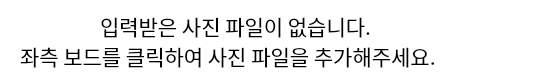
<?xml version="1.0" encoding="UTF-8"?>
<ui version="4.0">
 <class>Dialog</class>
 <widget class="QDialog" name="Dialog">
  <property name="geometry">
   <rect>
    <x>0</x>
    <y>0</y>
    <width>533</width>
    <height>80</height>
   </rect>
  </property>
  <property name="windowTitle">
   <string>파일 없음!</string>
  </property>
  <property name="styleSheet">
   <string notr="true">background-color: rgb(255, 255, 255);</string>
  </property>
  <widget class="QLabel" name="label">
   <property name="geometry">
    <rect>
     <x>100</x>
     <y>10</y>
     <width>321</width>
     <height>31</height>
    </rect>
   </property>
   <property name="font">
    <font>
     <family>MS Gothic</family>
     <pointsize>16</pointsize>
     <underline>false</underline>
    </font>
   </property>
   <property name="text">
    <string>입력받은 사진 파일이 없습니다.</string>
   </property>
  </widget>
  <widget class="QLabel" name="label_2">
   <property name="geometry">
    <rect>
     <x>20</x>
     <y>40</y>
     <width>491</width>
     <height>31</height>
    </rect>
   </property>
   <property name="font">
    <font>
     <family>MS Gothic</family>
     <pointsize>16</pointsize>
     <underline>false</underline>
    </font>
   </property>
   <property name="text">
    <string>좌측 보드를 클릭하여 사진 파일을 추가해주세요.</string>
   </property>
  </widget>
 </widget>
 <resources/>
 <connections/>
</ui>
